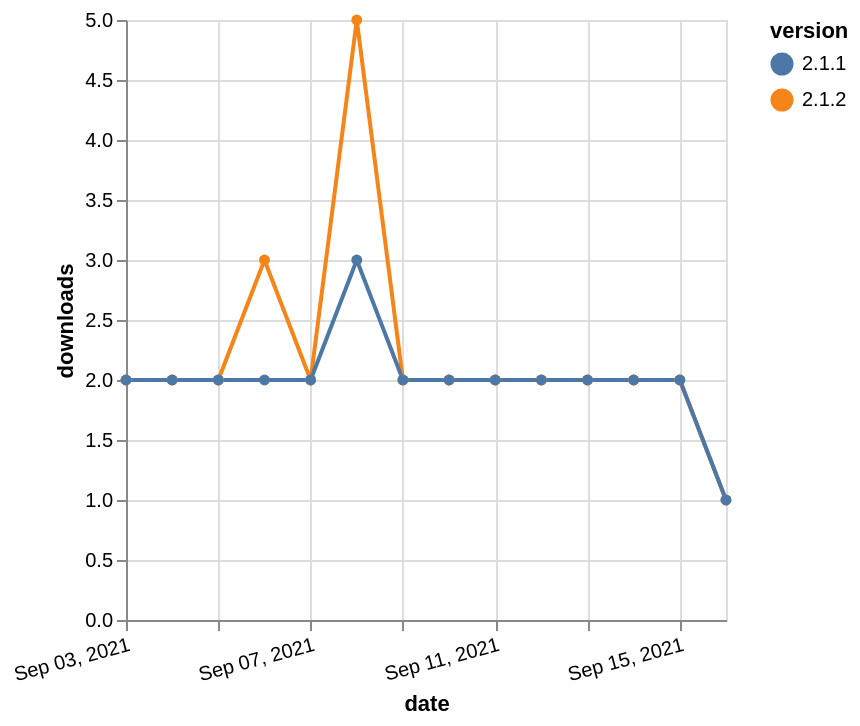

Describe this chart as a Vega-Lite specification.
### Vega-Lite specification from a JSON file in a GitHub repository (floating-point values rounded to 4 significant figures)
{"$schema": "https://vega.github.io/schema/vega-lite/v5.json", "description": "A simple bar chart with embedded data.", "data": {"values": [{"date": "2021-09-03", "total": 852, "delta": 2, "version": "2.1.2"}, {"date": "2021-09-04", "total": 854, "delta": 2, "version": "2.1.2"}, {"date": "2021-09-05", "total": 856, "delta": 2, "version": "2.1.2"}, {"date": "2021-09-06", "total": 859, "delta": 3, "version": "2.1.2"}, {"date": "2021-09-07", "total": 861, "delta": 2, "version": "2.1.2"}, {"date": "2021-09-08", "total": 866, "delta": 5, "version": "2.1.2"}, {"date": "2021-09-09", "total": 868, "delta": 2, "version": "2.1.2"}, {"date": "2021-09-10", "total": 870, "delta": 2, "version": "2.1.2"}, {"date": "2021-09-11", "total": 872, "delta": 2, "version": "2.1.2"}, {"date": "2021-09-12", "total": 874, "delta": 2, "version": "2.1.2"}, {"date": "2021-09-13", "total": 876, "delta": 2, "version": "2.1.2"}, {"date": "2021-09-14", "total": 878, "delta": 2, "version": "2.1.2"}, {"date": "2021-09-15", "total": 880, "delta": 2, "version": "2.1.2"}, {"date": "2021-09-16", "total": 881, "delta": 1, "version": "2.1.2"}, {"date": "2021-09-03", "total": 2024, "delta": 2, "version": "2.1.1"}, {"date": "2021-09-04", "total": 2026, "delta": 2, "version": "2.1.1"}, {"date": "2021-09-05", "total": 2028, "delta": 2, "version": "2.1.1"}, {"date": "2021-09-06", "total": 2030, "delta": 2, "version": "2.1.1"}, {"date": "2021-09-07", "total": 2032, "delta": 2, "version": "2.1.1"}, {"date": "2021-09-08", "total": 2035, "delta": 3, "version": "2.1.1"}, {"date": "2021-09-09", "total": 2037, "delta": 2, "version": "2.1.1"}, {"date": "2021-09-10", "total": 2039, "delta": 2, "version": "2.1.1"}, {"date": "2021-09-11", "total": 2041, "delta": 2, "version": "2.1.1"}, {"date": "2021-09-12", "total": 2043, "delta": 2, "version": "2.1.1"}, {"date": "2021-09-13", "total": 2045, "delta": 2, "version": "2.1.1"}, {"date": "2021-09-14", "total": 2047, "delta": 2, "version": "2.1.1"}, {"date": "2021-09-15", "total": 2049, "delta": 2, "version": "2.1.1"}, {"date": "2021-09-16", "total": 2050, "delta": 1, "version": "2.1.1"}]}, "width": "container", "mark": {"type": "line", "point": {"filled": true}}, "encoding": {"x": {"field": "date", "type": "temporal", "timeUnit": "yearmonthdate", "title": "date", "axis": {"labelAngle": -15}}, "y": {"field": "delta", "type": "quantitative", "title": "downloads"}, "color": {"field": "version", "type": "nominal"}, "tooltip": {"field": "delta"}}}
